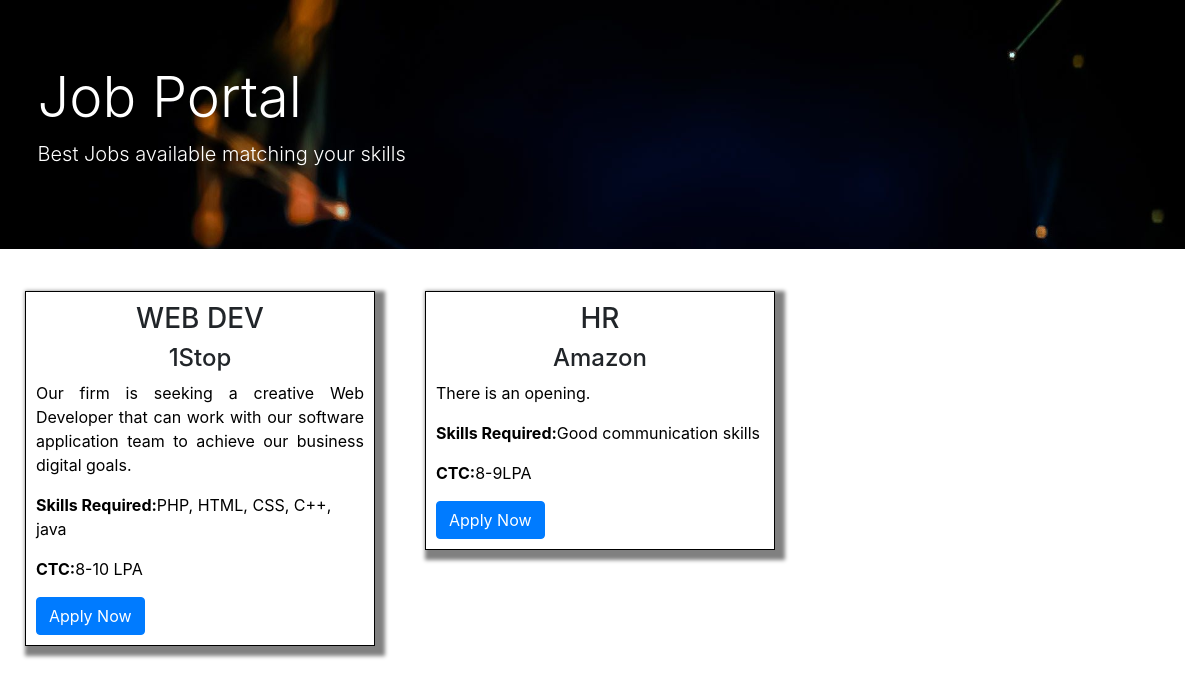
/career.php, run on the app's committed database.
### tables this page shows
CREATE TABLE `jobs` (
  `id` int(11) NOT NULL,
  `cname` varchar(50) NOT NULL,
  `position` varchar(50) NOT NULL,
  `Jdesc` varchar(200) NOT NULL,
  `skills` varchar(50) NOT NULL,
  `CTC` varchar(50) NOT NULL
);

### career.php (the view, shortened to what this page needs)
<!DOCTYPE html>
  <html lang="en">
<?php include 'config.php'?>
  <head>
    <link rel="stylesheet" href="https://maxcdn.bootstrapcdn.com/bootstrap/4.0.0/css/bootstrap.min.css"
>
  </head>
  <body style="margin: 0; padding:0;">
    <div class="row  mr-0">
      <div class="col-12 container-fluid">
        <div class="jumbotron jumbotron-fluid" style="background-image: url('Wallpaper.jpg'); background-size:cover;">
          <div class="container">
            <h1 class="display-4">Job Portal</h1>
            <p class="lead">Best Jobs available matching your skills</p>
          </div>
        </div>
      </div>
    </div>
    <div class="row m-0">
      <?php
      $sql="SELECT * from jobs";
      $result=mysqli_query($conn,$sql);
      if($result->num_rows>0){
        while($rows=$result->fetch_assoc()){
          echo'
          <div class="col-md-4">
            <div class="jobs">
            <h3 style="text-align: center;">'.$rows['position'].'</h3>
            <h4 style="text-align: center;">'.$rows['cname'].'</h4>
            <p style="color: black; text-align:justify;">'.$rows['Jdesc'].'</p>
            <p style="color: black;"><b>Skills Required:</b>'.$rows['skills'].'</p>
            <p style="color: black;"><b>CTC:</b>'.$rows['CTC'].'</p>
            <button class="btn btn-primary" type="button" data-bs-toggle="modal" data-bs-target="#exampleModal" aria-expanded="false" aria-controls="collapseExample">
              Apply Now
            </button>
            </div>
        </div>';
        }
      }
      else{
        echo "";
      }
      ?>
    </div>
  </body>
  </html>

### career.php (style rules this page uses)
h1, p { color: #fff; }
.jobs { border: 1px solid black; box-shadow: 5px 5px 4px 5px grey; margin: 10px; padding: 10px; }

### data on the page
jobs: position "WEB DEV", cname "1Stop", Jdesc "Our firm is seeking a creative Web Developer that can work with our software application team to achieve our business digital goals.", skills "PHP, HTML, CSS, C++, java", CTC "8-10 LPA"
jobs: position "HR", cname "Amazon", Jdesc "There is an opening.", skills "Good communication skills", CTC "8-9LPA"
